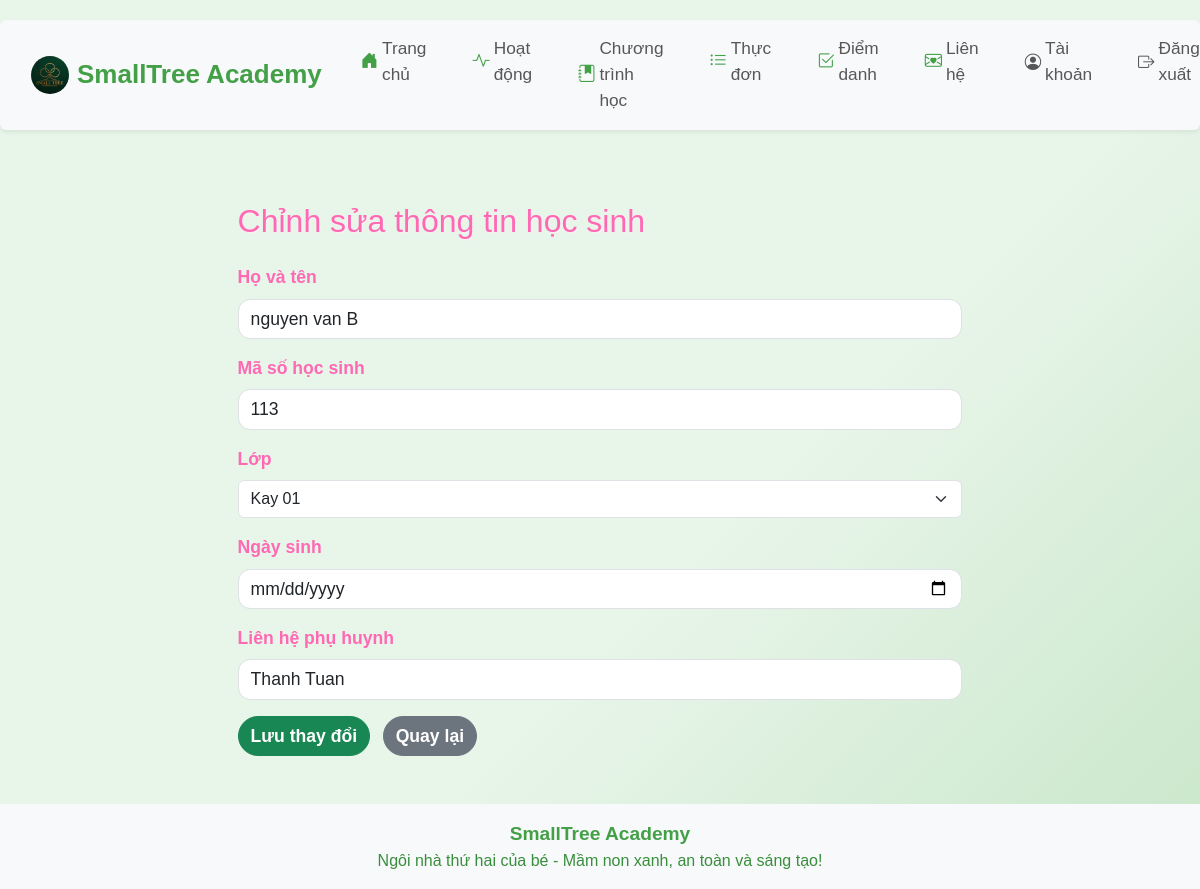
The app's page /students/2/edit (signed in) with its own data.
### app/models.py (models this page shows)
class Child(db.Model):
    id = db.Column(db.Integer, primary_key=True)
    name = db.Column(db.String(100), nullable=False)
    age = db.Column(db.Integer, nullable=False)
    parent_contact = db.Column(db.String(100), nullable=False)
    class_name = db.Column(db.String(100))
    birth_date = db.Column(db.String(20))
    status = db.Column(db.String(20), default='Chưa điểm danh')
    email = db.Column(db.String(100))
    phone = db.Column(db.String(20))
    password = db.Column(db.String(100))
    student_code = db.Column(db.String(20), unique=True, nullable=True)

### app/routes.py (the view, shortened to what this page needs)
@main.route('/students/<int:student_id>/edit', methods=['GET', 'POST'])
def edit_student(student_id):
    if session.get('role') != 'admin' and session.get('role') != 'teacher':
        return redirect_no_permission()
    student = Child.query.get_or_404(student_id)
    mobile = is_mobile()
    return render_template('edit_student.html', student=student, title='Chỉnh sửa học sinh', mobile=mobile)

### app/__init__.py (called while the page is built)
def create_app():
    app = Flask(__name__)
    app.config['SECRET_KEY'] = 'your-secret-key'
    app.config['SQLALCHEMY_DATABASE_URI'] = 'sqlite:///site.db'
    app.config['SQLALCHEMY_TRACK_MODIFICATIONS'] = False
    db.init_app(app)
    migrate = Migrate(app, db)
    csrf = CSRFProtect(app)
    @app.context_processor
    def inject_csrf_token():
        from flask_wtf.csrf import generate_csrf
        return dict(csrf_token=generate_csrf)
    from app.routes import main
    app.register_blueprint(main)
    return app

### app/routes.py (called while the page is built)
def is_mobile():
    ua = request.user_agent.string.lower()
    return 'mobile' in ua or 'android' in ua or 'iphone' in ua

### app/templates/edit_student.html (shortened to what this page needs)
{% extends 'base.html' %}
{% block content %}
<div class="container mt-5">
    <h2 class="mb-4">Chỉnh sửa thông tin học sinh</h2>
    <form method="post">
        <div class="mb-3">
            <label for="name" class="form-label">Họ và tên</label>
            <input type="text" class="form-control" id="name" name="name" value="{{ student.name }}" required>
        </div>
        <div class="mb-3">
            <label for="student_code" class="form-label">Mã số học sinh</label>
            <input type="text" class="form-control" id="student_code" name="student_code" value="{{ student.student_code }}">
        </div>
        <div class="mb-3">
            <label for="class_name" class="form-label">Lớp</label>
            <select class="form-select" id="class_name" name="class_name" required>
                <option value="Kay 01" {% if student.class_name == 'Kay 01' %}selected{% endif %}>Kay 01</option>
            </select>
        </div>
        <div class="mb-3">
            <label for="birth_date" class="form-label">Ngày sinh</label>
            <input type="date" class="form-control" id="birth_date" name="birth_date" value="{{ student.birth_date }}">
        </div>
        <div class="mb-3">
            <label for="parent_contact" class="form-label">Liên hệ phụ huynh</label>
            <input type="text" class="form-control" id="parent_contact" name="parent_contact" value="{{ student.parent_contact }}">
        </div>
        <button type="submit" class="btn btn-success">Lưu thay đổi</button>
        <a href="/students" class="btn btn-secondary ms-2">Quay lại</a>
    </form>
</div>
{% endblock %}

### app/static/css/style.css (style rules this page uses)
body { font-family: 'Comic Sans MS', 'Arial', sans-serif; background: linear-gradient(135deg, #e8f5e9 60%, #c8e6c9 100%); }
.container { width: 80%; margin: auto; overflow: hidden; }
h1, h2, h3 { color: #ff69b4; font-family: 'Comic Sans MS', 'Arial', sans-serif; text-shadow: 1px 1px 2px #fff0f5; }
.btn-primary, .btn-info, .btn-success, .btn-secondary { border-radius: 20px; font-weight: bold; font-size: 1.1em; }
.form-control, .form-label { border-radius: 12px; font-size: 1.1em; }
.form-label { color: #ff69b4; font-weight: bold; }

### records on screen
Child: name "nguyen van B", student_code "113", class_name "Kay 01", parent_contact "Thanh Tuan"
